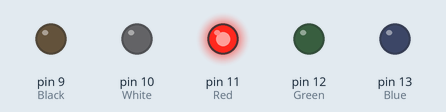
Recording of a sketch running on a simulated Arduino Uno, built with avr-gcc and run on an emulated ATmega328P. Shown: output pins drawn as LEDs (lit = HIGH).

Above: at 0.2 s.
At 1.2 s:
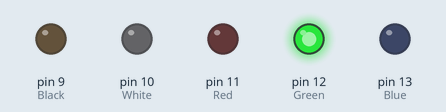
At 2.2 s:
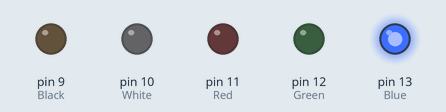
At 3.2 s:
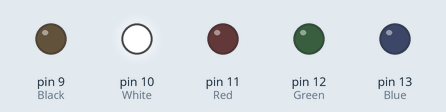
At 4.2 s:
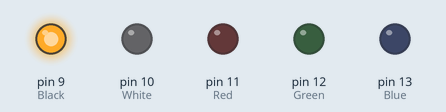
At 5.7 s:
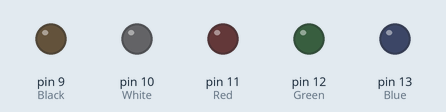
Timing chart, 0 to 6.5 s (numbered marks = the images above):
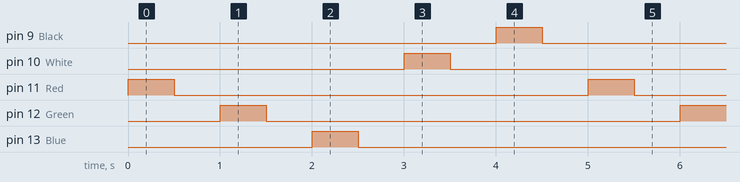

The sketch:

ivy_trial.ino
```cpp
 int Black=9;
 int White=10;
 int Red=11;
 int Green=12;
 int Blue=13;

void setup(){
 pinMode(Red,OUTPUT);
 pinMode(Green,OUTPUT);
 pinMode(Blue,OUTPUT);
 pinMode(White,OUTPUT);
 pinMode(Black,OUTPUT);

}

void loop() {
  digitalWrite(Red,HIGH);
  delay(500);
  digitalWrite(Red,LOW);
  delay(500);
  digitalWrite(Green,HIGH);
  delay(500);
  digitalWrite(Green,LOW);
  delay(500);
  digitalWrite(Blue,HIGH);
  delay(500);
  digitalWrite(Blue,LOW);
  delay(500);
  digitalWrite(White,HIGH);
  delay(500);
  digitalWrite(White,LOW);
  delay(500);
  digitalWrite(Black,HIGH);
  delay(500);
  digitalWrite(Black,LOW);
  delay(500);

}
```

Measured:
- by itself, pin 9 (Black), pin 10 (White), pin 11 (Red), pin 12 (Green), pin 13 (Blue): alternates HIGH for 0.50 s and LOW for 4.5 s
- by itself, everything shown: repeats every 5.0 s, in 10 steps
